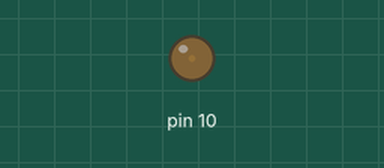
Bench run of a sketch on a simulated Arduino Uno, built with avr-gcc and run on an emulated ATmega328P. Shown: output pins drawn as LEDs (lit = HIGH). What the sketch prints to the serial monitor is not drawn.

Above: at 0.05 s.
At 1.2 s:
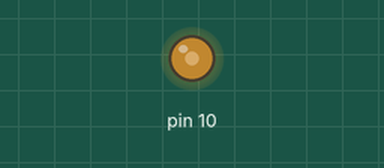
At 2.35 s:
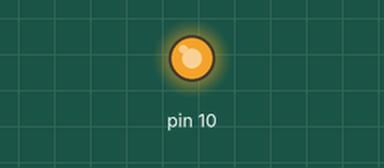
At 4.65 s:
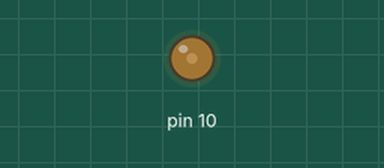
Timing chart, 0 to 6.8 s (numbered marks = the images above):
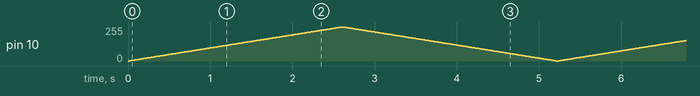

The sketch:

hbg.ino
```cpp
void setup() {
  Serial.begin(9600);
  pinMode(10,OUTPUT);
}

void loop() {
//    analogWrite(10,100);


  for(int i=0;i<=255; i++){
    analogWrite(10,i);
    delay(10);
    Serial.print("i = ");
    Serial.println(i);
  }
  for(int j=255;j>=0; j--){
    analogWrite(10,j);
    delay(10);
    Serial.print("j = ");
    Serial.println(j);
  }
}
```
